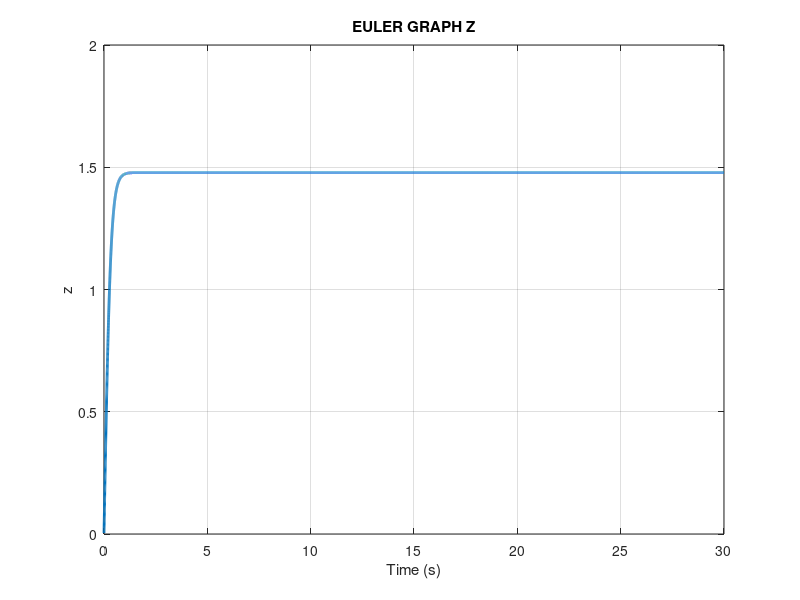
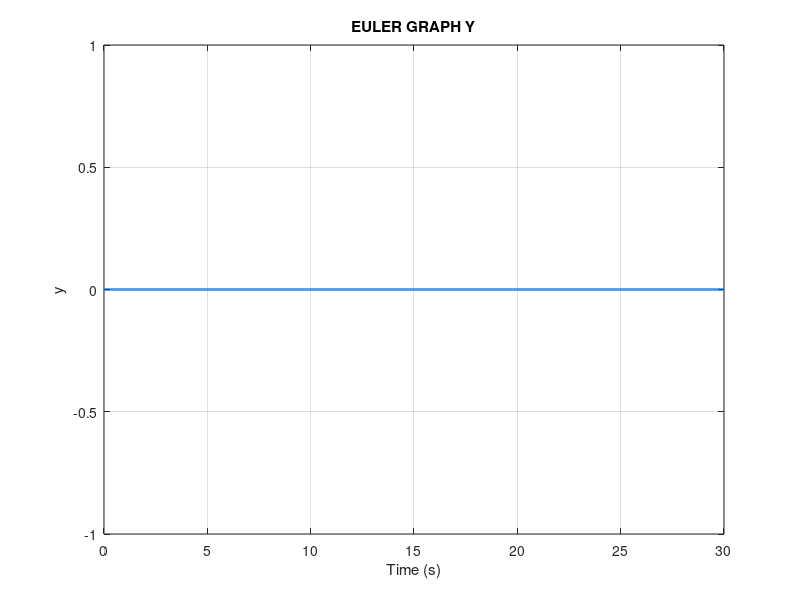
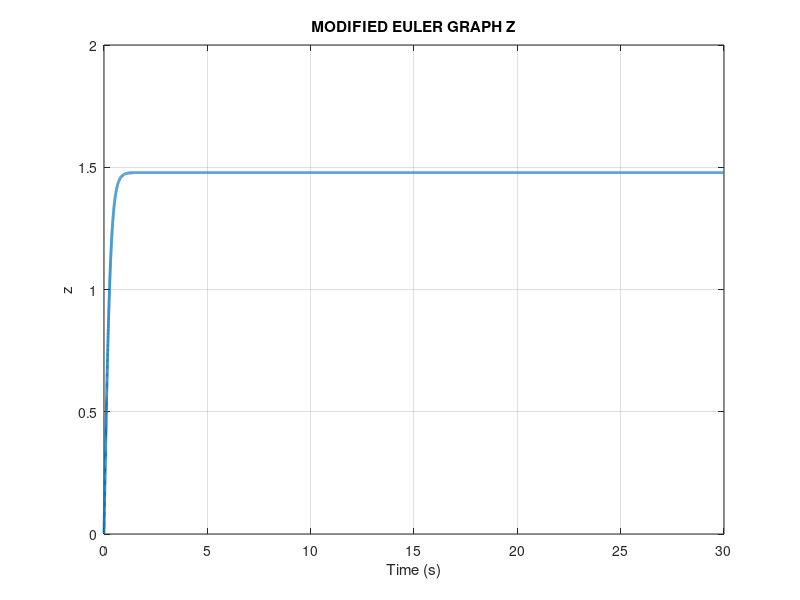
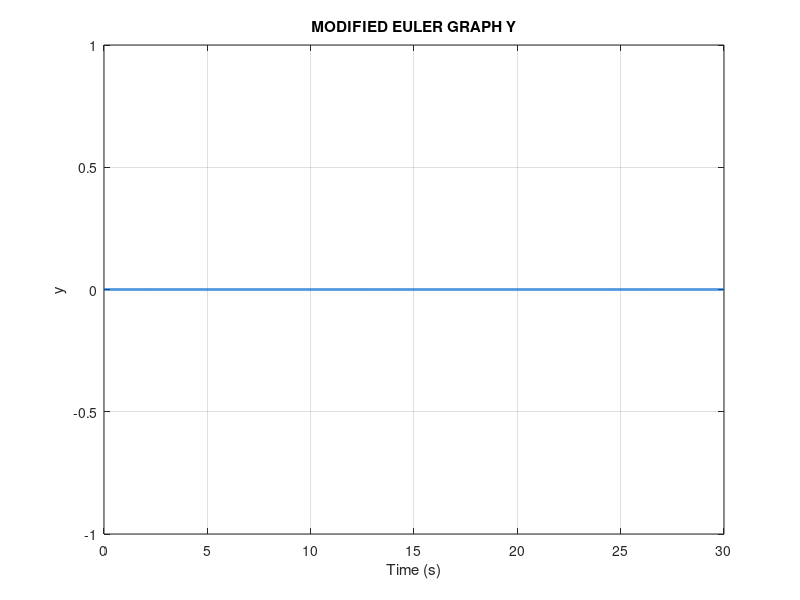

MATLAB code to generate these figures, in order:
clear;
format long;
close all;

t_start = 0; % seconds
t_end = 30; % seconds
% Number of points in the simulation.
h = 0.001; % step
t_sim = 0:h:30;


% 1 periptosi
Fz= 9.81+ (4562/1000);
Tz= 0;
% 2 periptosi
Fz2= 9.81;
Tz2= -(4562/10000);

% Constants AM: 4562
z0= 4.562;
y0=0;
zz0=0;
yy0=0;
Cz= 2.0876;
Cy= 3.9124;
M= 1; %kg
Iz= 0.08; %kg m^2
g=9.81; % m/s^2
index = 0;
n=0;

% 1st DE 
f=@(t,a,b) (b);
g=@(t,a,b) (((Fz/M)-((g*M)/M)-((Cz*abs(b)*b)/M)));

% 2nd DE 
q=@(t,c,d) (d);
p=@(t,c,d) ((Tz/Iz)-((Cy*abs(d)*d)/Iz));

a(1)=4.562;
b(1)=0;
c(1)=0;
d(1)=0;

amod(1)=4.562;
bmod(1)=0;
cmod(1)=0;
dmod(1)=0;

for t= t_sim
  
  index = index + 1;
  n=n+1;
  
  % Euler Method
  a(n+1)= a(n)+h*f(t,a(n),b(n));
  b(n+1)= b(n)+h*g(t,a(n),b(n));
  c(n+1)= c(n)+h*q(t,c(n),d(n));
  d(n+1)= d(n)+h*p(t,c(n),d(n));
  
  % Stores values for output.
  b_out(index) = b(n+1);
  d_out(index) = d(n+1);
 
end  
result = struct('b', b_out, 'd', d_out, 't', t_sim);

n=0;
index=0;

for t= t_sim
  
  index = index + 1;
  n=n+1;
  
  % Modified Euler Method
  amod(n+1)= amod(n)+h*f(t+(h/2), amod(n)+(h/2)*f(t,amod(n),bmod(n)), bmod(n)+(h/2)*f(t,amod(n),bmod(n)));  
  bmod(n+1)= bmod(n)+h*g(t+(h/2), amod(n)+(h/2)*g(t,amod(n),bmod(n)), bmod(n)+(h/2)*g(t,amod(n),bmod(n)));
  cmod(n+1)= cmod(n)+h*q(t+(h/2), cmod(n)+(h/2)*q(t,cmod(n),dmod(n)), dmod(n)+(h/2)*q(t,cmod(n),dmod(n)));
  dmod(n+1)= dmod(n)+h*p(t+(h/2), cmod(n)+(h/2)*p(t,cmod(n),dmod(n)), dmod(n)+(h/2)*p(t,cmod(n),dmod(n)));
  
  % Stores values for output.
  bmod_out(index) = bmod(n+1);
  dmod_out(index) = dmod(n+1);
  
end  
result2 = struct('bmod', bmod_out, 'dmod', dmod_out, 't', t_sim);

% GIA TIS GRAFIKES TIS DEFTERIS PERIPTOSIS ALLAZO STIS DIAFORIKES PARAPANO TA Fz KAI Tz SE Fz2 KAI Tz2 

% EULER GRAPH Z
figure;
plot(result.t, result.b, "linewidth",2);
xlabel('Time (s)');ylabel('z');grid;
title('EULER GRAPH Z');

% EULER GRAPH Y
figure;
plot(result.t, result.d, "linewidth",2);
xlabel('Time (s)');ylabel('y');grid;
title('EULER GRAPH Y');

% MODIFIED EULER GRAPH Z
figure;
plot(result2.t, result2.bmod, "linewidth",2);
xlabel('Time (s)');ylabel('z');grid;
title('MODIFIED EULER GRAPH Z');

% MODIFIED EULER GRAPH Y
figure;
plot(result2.t, result2.dmod, "linewidth",2);
xlabel('Time (s)');ylabel('y');grid;
title('MODIFIED EULER GRAPH Y');